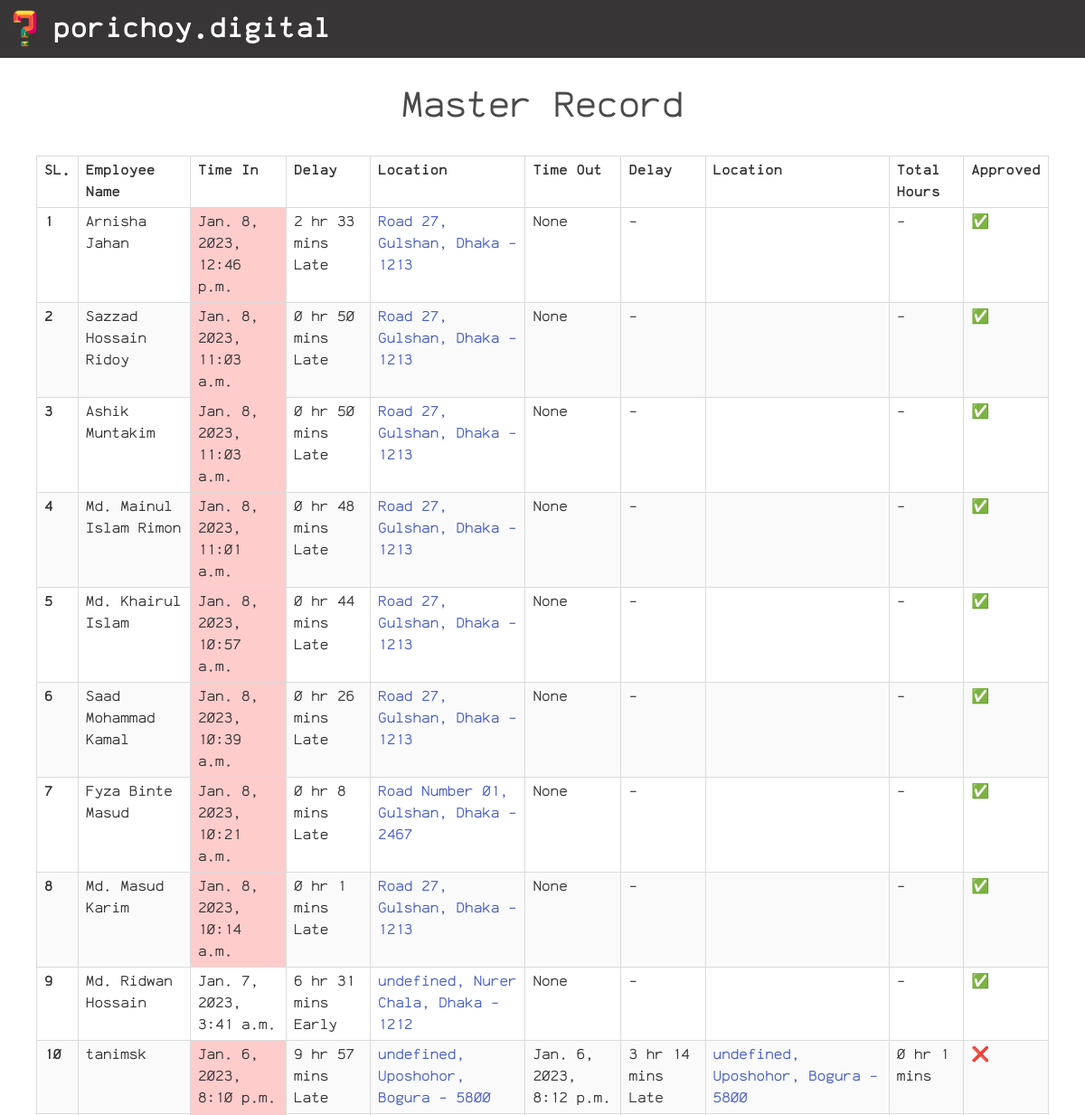
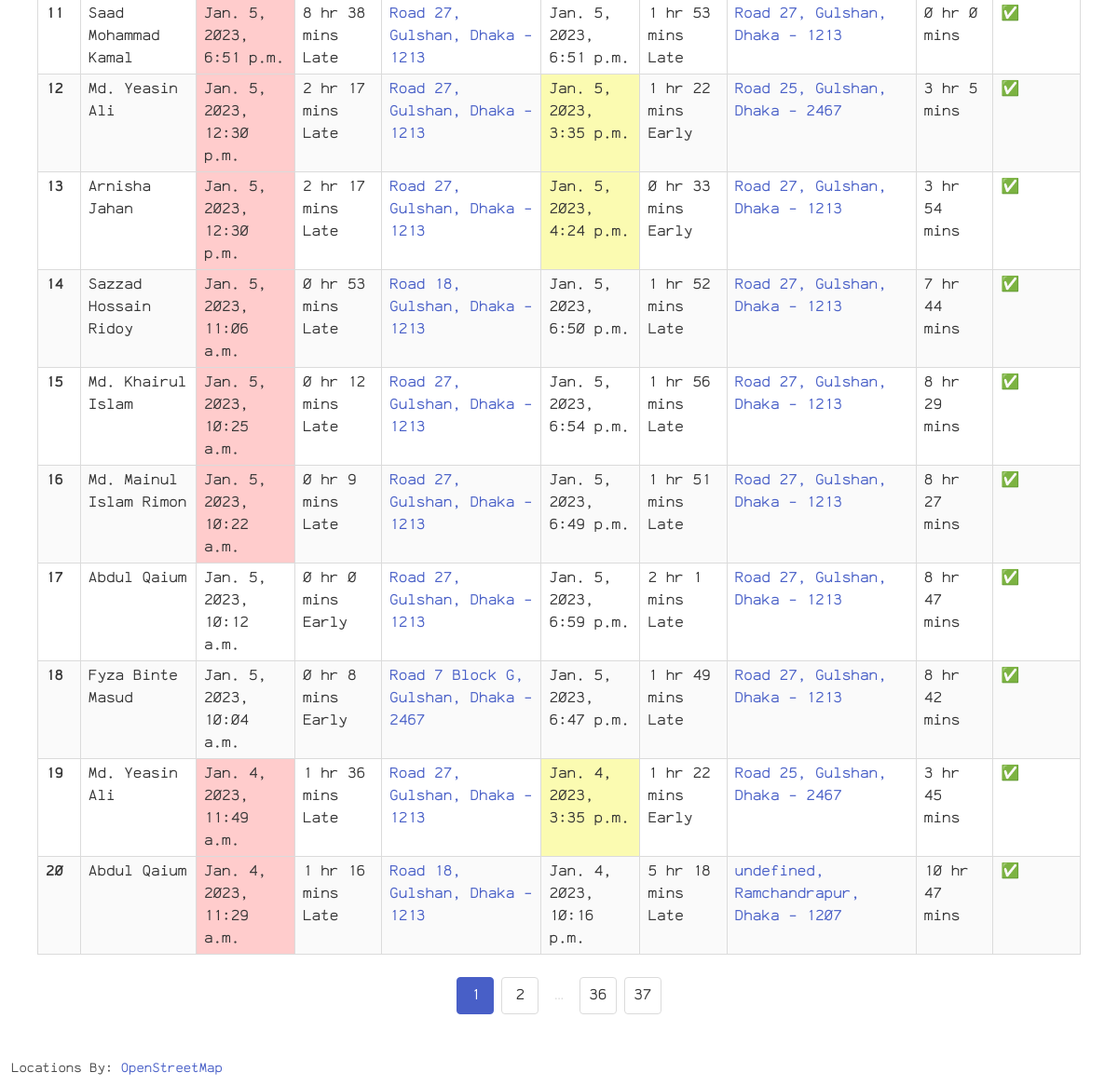
The app's page /dashboard-master/ (signed in) with its own data (2 pictures, top to bottom).
### main/models.py (models this page shows)
class Log(models.Model):
    name = models.CharField(max_length=60, default='Not Given')
    time_in = models.DateTimeField(null=True, blank=True)
    late_join = models.BooleanField(default=False, null=True, blank=True)
    location_in = models.CharField(max_length=500, null=True, blank=True)
    location_in_url = models.CharField(max_length=500, null=True, blank=True)
    delay_in = models.CharField(max_length=50, default='-', null=True)
    time_out = models.DateTimeField(null=True, blank=True)
    late_leave = models.BooleanField(default=False, null=True, blank=True)
    location_out = models.CharField(max_length=500, null=True, blank=True)
    location_out_url = models.CharField(max_length=500, null=True, blank=True)
    delay_out = models.CharField(max_length=50, default='-', null=True)
    total_hours = models.CharField(max_length=50, default='-', null=True)
    approved = models.BooleanField(default=True, blank=True)
    user = models.ForeignKey(RegisteredUser, on_delete=models.CASCADE, related_name='user_logs')

### dashboard/views.py (the view)
# urls.py: path('dashboard-master/', dashboard_view.dashboard_master, name='dashboard-master'),
@login_required(login_url='login')
def dashboard_master(req, page_no=1):
    user_logs = Log.objects.all().order_by('-id')
    paginator = Paginator(user_logs, 20)
    data_per_page = paginator.get_page(page_no)
    paginator_list = list(
        paginator.get_elided_page_range(page_no, on_each_side=1)
    )
    return render(req, 'dashboard/records.html', {
        'logs': data_per_page,
        'paginator_list': paginator_list,
        'heading': "Master Record",
        'master': True
    })

### templates/dashboard/records.html (shortened to what this page needs)
{% extends "base.html" %} {% load static %}
{% block title %}Dashboard{% endblock title %} {% block content %}
<div class="has-text-centered is-size-2 mt-5">
    {{ heading }}
</div>
{% if logs %}
<div class="fieldCont">
    <div class="table-container table is-bordered is-striped is-narrow is-hoverable is-fullwidth">
        <table class="table">
            <thead>
                <tr>
                    <th>SL.</th>
                    <th>Employee Name</th>
                    <th>Time In</th>
                    <th>Delay</th>
                    <th>Location</th>
                    <th>Time Out</th>
                    <th>Delay</th>
                    <th>Location</th>
                    <th>Total Hours</th>
                    {% if master %}
                    <th>Approved</th>
                    {% endif %}
                </tr>
            </thead>
            <tbody>
                {% for log in logs %}
                <tr>
                    <th>{{ forloop.counter0|add:logs.start_index}}</th>
                    <td>{{ log.name }}</td>
                    <td {% if log.late_join %} class="redDiv" {% endif %}>{{ log.time_in }}</td>
                    <td>{{ log.delay_in }}</td>
                    <td>
                        {% if not log.location_in is None %}
                        <a href="{{ log.location_in_url }}" target="_blank">
                            {{ log.location_in }}
                        </a>
                        {% endif %}
                    </td>
                    <td {% if not log.late_leave and not log.time_out is None %} class="yellowDiv" {% endif %}>
                        {{ log.time_out }}
                    </td>
                    <td>{{ log.delay_out }}</td>
                    <td>
                        {% if not log.location_out is None %}
                        <a href="{{ log.location_out_url }}" target="_blank">
                            {{ log.location_out }}
                        </a>
                        {% endif %}
                    </td>
                    <td>{{ log.total_hours }}</td>
                    {% if master %}
                    <th>{% if log.approved %} ✅ {% else %} ❌ {% endif %}</th>
                    {% endif %}
                </tr>
                {% endfor %}
            </tbody>
        </table>
    </div>
</div>
<div class="container">
    <nav class="pagination is-centered m-5" role="navigation" aria-label="pagination">
        <ul class="pagination-list">
            {% for page_num in paginator_list %}
            {% if page_num == logs.paginator.ELLIPSIS %}
            <li><span class="pagination-ellipsis">&hellip;</span></li>
            {% else %}
            <li><a class="pagination-link {% if logs.number == page_num %} is-current {% endif %}" href="{{page_num}}">
                    {{page_num}}
                </a></li>
            {% endif %}
            {% endfor %}
        </ul>
    </nav>
</div>
{% else %}
<div class="fieldCont has-text-centered mt-5">
    <span class="m-5 is-size-2">No data available</span>
</div>
{% endif %}
<small class="mx-3 mt-5 mb-2 mapAttr">
    Locations By: <a href="https://wiki.osmfoundation.org/wiki/Main_Page" target="_blank">OpenStreetMap</a>
</small>
{% endblock %}

### staticfiles/styles/styles.css (style rules this page uses)
* { font-family: "ankaCoder"; }
body { min-height: 100vh; }
.fieldCont { max-width: 35rem; margin: auto; }

### records on screen
Log: name "Arnisha Jahan", time_in "Jan. 8, 2023, 12:46 p.m.", delay_in "2 hr 33 mins Late", location_in "Road 27, Gulshan, Dhaka - 1213", time_out "None", delay_out "-", total_hours "-"
Log: name "Sazzad Hossain Ridoy", time_in "Jan. 8, 2023, 11:03 a.m.", delay_in "0 hr 50 mins Late", location_in "Road 27, Gulshan, Dhaka - 1213", time_out "None", delay_out "-", total_hours "-"
Log: name "Ashik Muntakim", time_in "Jan. 8, 2023, 11:03 a.m.", delay_in "0 hr 50 mins Late", location_in "Road 27, Gulshan, Dhaka - 1213", time_out "None", delay_out "-", total_hours "-"
Log: name "Md. Mainul Islam Rimon", time_in "Jan. 8, 2023, 11:01 a.m.", delay_in "0 hr 48 mins Late", location_in "Road 27, Gulshan, Dhaka - 1213", time_out "None", delay_out "-", total_hours "-"
Log: name "Md. Khairul Islam", time_in "Jan. 8, 2023, 10:57 a.m.", delay_in "0 hr 44 mins Late", location_in "Road 27, Gulshan, Dhaka - 1213", time_out "None", delay_out "-", total_hours "-"
Log: name "Saad Mohammad Kamal", time_in "Jan. 8, 2023, 10:39 a.m.", delay_in "0 hr 26 mins Late", location_in "Road 27, Gulshan, Dhaka - 1213", time_out "None", delay_out "-", total_hours "-"
Log: name "Fyza Binte Masud", time_in "Jan. 8, 2023, 10:21 a.m.", delay_in "0 hr 8 mins Late", location_in "Road Number 01, Gulshan, Dhaka - 2467", time_out "None", delay_out "-", total_hours "-"
Log: name "Md. Masud Karim", time_in "Jan. 8, 2023, 10:14 a.m.", delay_in "0 hr 1 mins Late", location_in "Road 27, Gulshan, Dhaka - 1213", time_out "None", delay_out "-", total_hours "-"
Log: name "Md. Ridwan Hossain", time_in "Jan. 7, 2023, 3:41 a.m.", delay_in "6 hr 31 mins Early", location_in "undefined, Nurer Chala, Dhaka - 1212", time_out "None", delay_out "-", total_hours "-"
Log: name "tanimsk", time_in "Jan. 6, 2023, 8:10 p.m.", delay_in "9 hr 57 mins Late", location_in "undefined, Uposhohor, Bogura - 5800", time_out "Jan. 6, 2023, 8:12 p.m.", delay_out "3 hr 14 mins Late", location_out "undefined, Uposhohor, Bogura - 5800", total_hours "0 hr 1 mins"
Log: name "Saad Mohammad Kamal", time_in "Jan. 5, 2023, 6:51 p.m.", delay_in "8 hr 38 mins Late", location_in "Road 27, Gulshan, Dhaka - 1213", time_out "Jan. 5, 2023, 6:51 p.m.", delay_out "1 hr 53 mins Late", location_out "Road 27, Gulshan, Dhaka - 1213", total_hours "0 hr 0 mins"
Log: name "Md. Yeasin Ali", time_in "Jan. 5, 2023, 12:30 p.m.", delay_in "2 hr 17 mins Late", location_in "Road 27, Gulshan, Dhaka - 1213", time_out "Jan. 5, 2023, 3:35 p.m.", delay_out "1 hr 22 mins Early", location_out "Road 25, Gulshan, Dhaka - 2467", total_hours "3 hr 5 mins"
Log: name "Arnisha Jahan", time_in "Jan. 5, 2023, 12:30 p.m.", delay_in "2 hr 17 mins Late", location_in "Road 27, Gulshan, Dhaka - 1213", time_out "Jan. 5, 2023, 4:24 p.m.", delay_out "0 hr 33 mins Early", location_out "Road 27, Gulshan, Dhaka - 1213", total_hours "3 hr 54 mins"
Log: name "Sazzad Hossain Ridoy", time_in "Jan. 5, 2023, 11:06 a.m.", delay_in "0 hr 53 mins Late", location_in "Road 18, Gulshan, Dhaka - 1213", time_out "Jan. 5, 2023, 6:50 p.m.", delay_out "1 hr 52 mins Late", location_out "Road 27, Gulshan, Dhaka - 1213", total_hours "7 hr 44 mins"
Log: name "Md. Khairul Islam", time_in "Jan. 5, 2023, 10:25 a.m.", delay_in "0 hr 12 mins Late", location_in "Road 27, Gulshan, Dhaka - 1213", time_out "Jan. 5, 2023, 6:54 p.m.", delay_out "1 hr 56 mins Late", location_out "Road 27, Gulshan, Dhaka - 1213", total_hours "8 hr 29 mins"
Log: name "Md. Mainul Islam Rimon", time_in "Jan. 5, 2023, 10:22 a.m.", delay_in "0 hr 9 mins Late", location_in "Road 27, Gulshan, Dhaka - 1213", time_out "Jan. 5, 2023, 6:49 p.m.", delay_out "1 hr 51 mins Late", location_out "Road 27, Gulshan, Dhaka - 1213", total_hours "8 hr 27 mins"
Log: name "Abdul Qaium", time_in "Jan. 5, 2023, 10:12 a.m.", delay_in "0 hr 0 mins Early", location_in "Road 27, Gulshan, Dhaka - 1213", time_out "Jan. 5, 2023, 6:59 p.m.", delay_out "2 hr 1 mins Late", location_out "Road 27, Gulshan, Dhaka - 1213", total_hours "8 hr 47 mins"
Log: name "Fyza Binte Masud", time_in "Jan. 5, 2023, 10:04 a.m.", delay_in "0 hr 8 mins Early", location_in "Road 7 Block G, Gulshan, Dhaka - 2467", time_out "Jan. 5, 2023, 6:47 p.m.", delay_out "1 hr 49 mins Late", location_out "Road 27, Gulshan, Dhaka - 1213", total_hours "8 hr 42 mins"
Log: name "Md. Yeasin Ali", time_in "Jan. 4, 2023, 11:49 a.m.", delay_in "1 hr 36 mins Late", location_in "Road 27, Gulshan, Dhaka - 1213", time_out "Jan. 4, 2023, 3:35 p.m.", delay_out "1 hr 22 mins Early", location_out "Road 25, Gulshan, Dhaka - 2467", total_hours "3 hr 45 mins"
Log: name "Abdul Qaium", time_in "Jan. 4, 2023, 11:29 a.m.", delay_in "1 hr 16 mins Late", location_in "Road 18, Gulshan, Dhaka - 1213", time_out "Jan. 4, 2023, 10:16 p.m.", delay_out "5 hr 18 mins Late", location_out "undefined, Ramchandrapur, Dhaka - 1207", total_hours "10 hr 47 mins"

### other values on screen
{{ heading }} "Master Record"
{{ page_num }} "1" "2" "36" "37"
